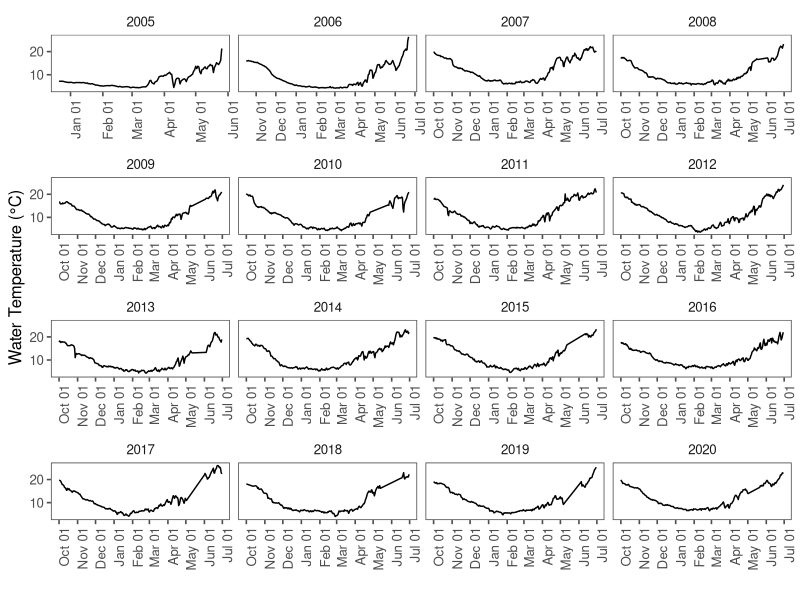

Write R code to recreate this figure. (Note: this script raises an error after producing the figure.)
#### CLEAR THE ENVIRONMENT FIRST ---------------------------------------------

rm(list = ls(all.names = TRUE))


#### LOAD PACKAGES -----------------------------------------------------------

library(dplyr)
library(data.table)
library(readxl)
library(tidyr)
library(ggplot2)
library(ggthemes)
library(stringr)
library(lubridate)


#### LOAD TEMPERATURE DATA -----------------------------------------------------------------------

temp.all <- read_excel("data/lake-annecy/lake-annecy-temperature.xlsx", sheet = "temp", skip = 28) %>% 
  mutate(yday = yday(date)) %>% 
  filter(!is.na(temp_c))

## 
ggplot(temp.all, aes(x = date, y = temp_c)) + 
  geom_line() + theme_few() + 
  labs(y = 'Water Temperature (°C)', x = "") + 
  scale_x_datetime(date_breaks = "1 month", date_labels =  "%b %d") + 
  theme(axis.text.x = element_text(angle = 90, hjust = 1)) + 
  facet_wrap(~year, scales = "free_x")


spawn <- read_excel("data/lake-geneva/lake-geneva-spawning.xlsx", sheet = "lake-geneva-spawning", skip = 30) %>% 
  filter(percent.abundance > 10, !is.na(temp_c)) %>% 
  group_by(year) %>% 
  arrange(date) %>%
  filter(row_number() %in% c(1, n())) %>% ungroup()


spawn.wide <- spawn %>% mutate(spawn.group = rep(c("start.date", "end.date"), times = 4)) %>%
  select(year, date, spawn.group) %>% 
  pivot_wider(names_from = spawn.group, values_from = date) %>% 
  mutate(start.yday = yday(start.date),
         start.yday = ifelse(start.yday < 100, 365+start.yday, start.yday),
         end.yday = yday(end.date),
         end.yday = ifelse(end.yday < 100, 365+end.yday, end.yday))
  
spawn.temp <- temp.all %>% left_join(spawn.wide) %>%
  group_by(year) %>% 
  filter(date >= start.date, date <= end.date) %>% 
  arrange(date) %>%
  filter(row_number() %in% c(1, n())) %>% ungroup() %>% 
  mutate(spawn.group = rep(c("start", "end"), times = 4)) %>% 
  group_by(spawn.group) %>% 
  summarize(temp_c = mean(temp_c))
  
